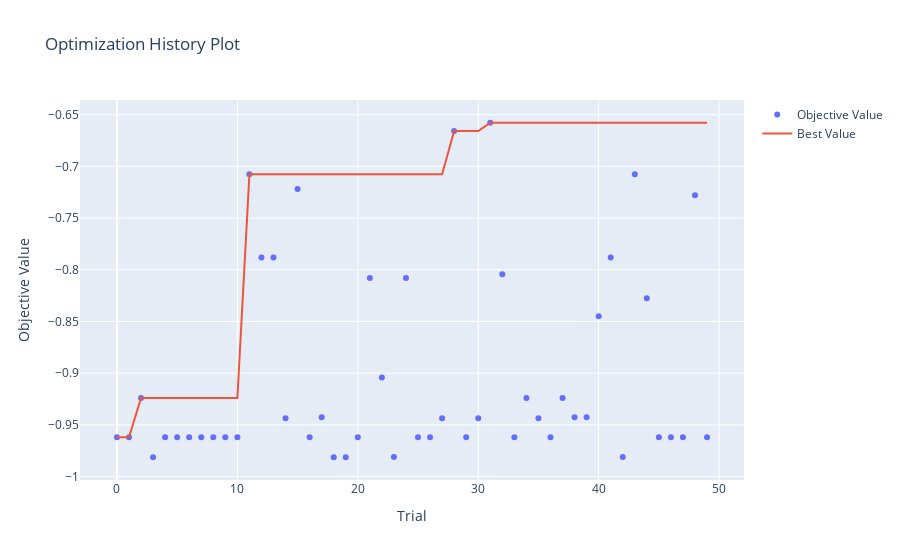

Write notebook code for a chart like this one.
### Markdown cell above
## Optuna Plots
(use the name of the study. Example names: study_bin_rare, study_multi_rare)

### Code cell
# Visualize optimization history
vis.plot_optimization_history(study)

### Figure 1 — Plotly figure (JSON) as saved in the notebook; plotly's stock layout.template omitted (floating-point values rounded to 4 significant figures)
{"data": [{"mode": "markers", "name": "Objective Value", "type": "scatter", "x": [0, 1, 2, 3, 4, 5, 6, 7, 8, 9, 10, 11, 12, 13, 14, 15, 16, 17, 18, 19, 20, 21, 22, 23, 24, 25, 26, 27, 28, 29, 30, 31, 32, 33, 34, 35, 36, 37, 38, 39, 40, 41, 42, 43, 44, 45, 46, 47, 48, 49], "y": [-0.962, -0.962, -0.924, -0.9814, -0.962, -0.962, -0.962, -0.962, -0.962, -0.962, -0.962, -0.7075, -0.7882, -0.7882, -0.9437, -0.7219, -0.962, -0.9426, -0.9814, -0.9814, -0.962, -0.8079, -0.9042, -0.981, -0.8079, -0.962, -0.962, -0.9437, -0.6657, -0.962, -0.9437, -0.6578, -0.8043, -0.962, -0.924, -0.9437, -0.962, -0.924, -0.9426, -0.9426, -0.8449, -0.7882, -0.981, -0.7075, -0.8275, -0.962, -0.962, -0.962, -0.728, -0.962]}, {"mode": "lines", "name": "Best Value", "type": "scatter", "x": [0, 1, 2, 3, 4, 5, 6, 7, 8, 9, 10, 11, 12, 13, 14, 15, 16, 17, 18, 19, 20, 21, 22, 23, 24, 25, 26, 27, 28, 29, 30, 31, 32, 33, 34, 35, 36, 37, 38, 39, 40, 41, 42, 43, 44, 45, 46, 47, 48, 49], "y": [-0.962, -0.962, -0.924, -0.924, -0.924, -0.924, -0.924, -0.924, -0.924, -0.924, -0.924, -0.7075, -0.7075, -0.7075, -0.7075, -0.7075, -0.7075, -0.7075, -0.7075, -0.7075, -0.7075, -0.7075, -0.7075, -0.7075, -0.7075, -0.7075, -0.7075, -0.7075, -0.6657, -0.6657, -0.6657, -0.6578, -0.6578, -0.6578, -0.6578, -0.6578, -0.6578, -0.6578, -0.6578, -0.6578, -0.6578, -0.6578, -0.6578, -0.6578, -0.6578, -0.6578, -0.6578, -0.6578, -0.6578, -0.6578]}, {"marker": {"color": "#cccccc"}, "mode": "markers", "name": "Infeasible Trial", "showlegend": false, "type": "scatter", "x": [], "y": []}], "layout": {"title": {"text": "Optimization History Plot"}, "xaxis": {"title": {"text": "Trial"}}, "yaxis": {"title": {"text": "Objective Value"}}}}
